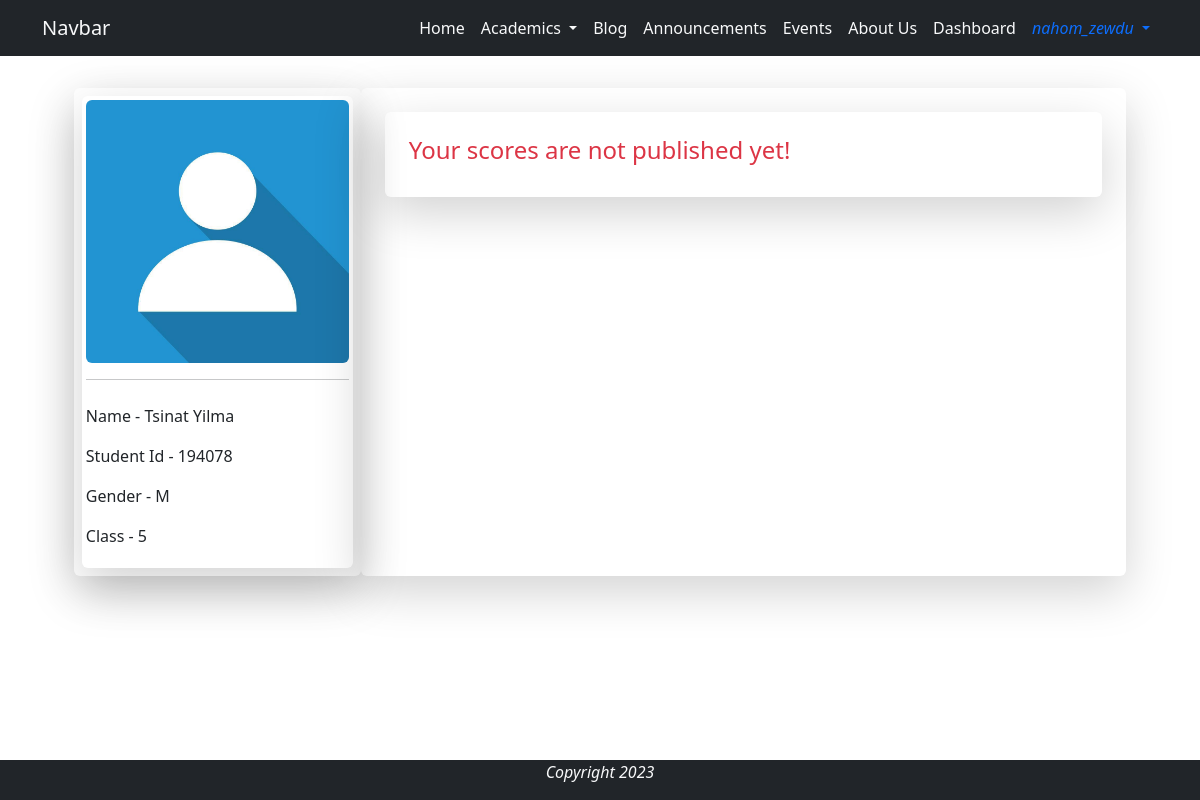
The page /student_profile/194078 (signed in) on the database as committed earlier.
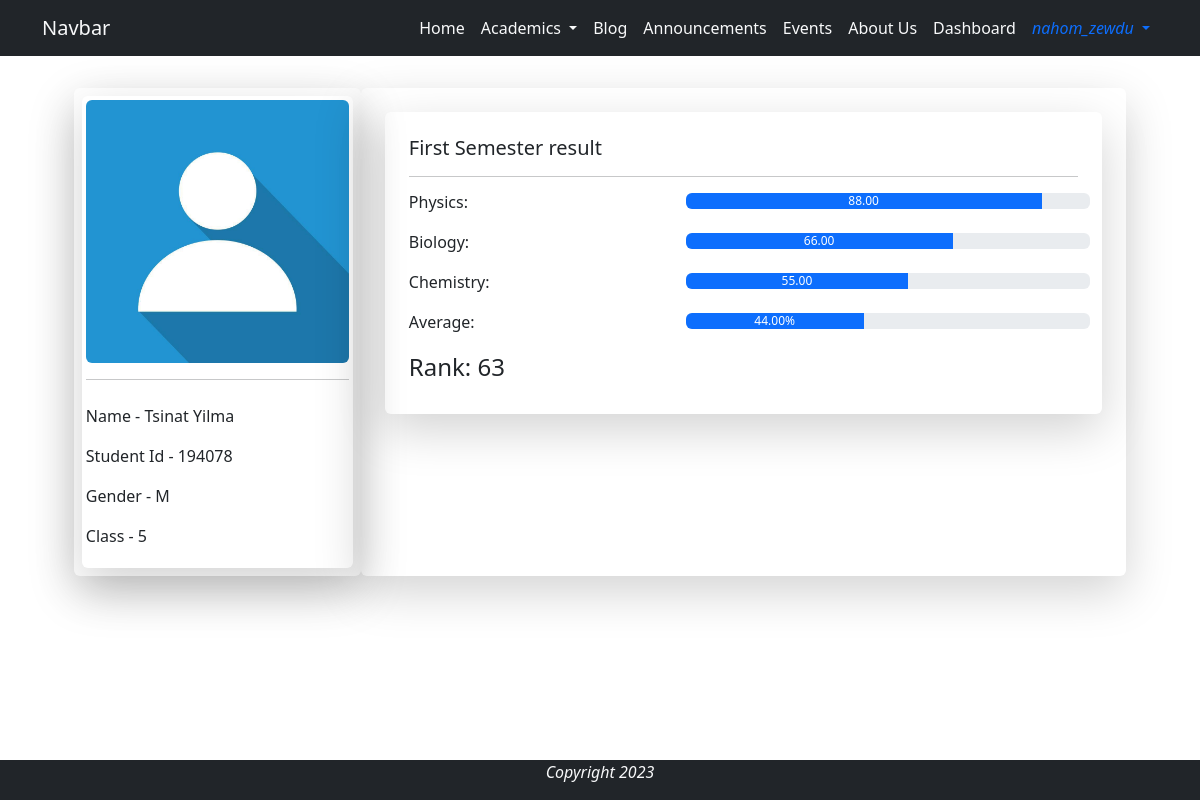
The same page on the database as committed later.
### base/models.py (models this page shows, shortened)
class Student(models.Model):
    GENDER_CHOICES = [
        ('M', 'Male'),
        ('F', 'Female')
    ]
    GRADE_CHOICES = [
        ('5', 'Grade 5'),
        ('6', 'Grade 6'),
        ('7', 'Grade 7'),
        ('8', 'Grade 8'),
        ('9', 'Grade 9'),
        ('10', 'Grade 10'),
    ]
    user = models.OneToOneField(User, on_delete=models.CASCADE, verbose_name='Student')
    name = models.CharField(max_length=44, null=True, blank=True)
    image = models.ImageField(null=True, blank=True, upload_to='profile/', default='user.jpg')
    student_id = models.CharField(max_length=6, unique=True, editable=False)
    grade = models.CharField(max_length=2, choices=GRADE_CHOICES, null=False, blank=False)
    age = models.IntegerField(null=False, blank=False)
    gender = models.CharField(max_length=6, choices=GENDER_CHOICES, null=False, blank=False)
    parent_phone = models.CharField(max_length=20, null=True, blank=True)
    @property
    def image_url(self):
        try:
            url = self.image.url
        except:
            url = ''
        return url

class Score(models.Model):
    SEMESTER_CHOICE =[
        ('First Semester', '1st'),
        ('Second Semester', '2nd')
    ]
    student = models.ForeignKey(Student, on_delete=models.CASCADE, related_name='scores')
    semester = models.CharField(max_length=30, choices=SEMESTER_CHOICE, null=False, blank=False)
    physics = models.DecimalField(max_digits=5, decimal_places=2, null=True, blank=True)
    chemistry = models.DecimalField(max_digits=5, decimal_places=2, null=True, blank=True)
    biology = models.DecimalField(max_digits=5, decimal_places=2, null=True, blank=True)
    average = models.DecimalField(max_digits=5, decimal_places=2, null=False, blank=False)
    rank = models.IntegerField(null=False, blank=False)

### base/views.py (the view)
# urls.py: path('student_profile/<str:pk>', views.student_profile, name='student_profile'),
@login_required
def student_profile(request, pk):
    student = Student.objects.get(student_id=pk)
    if not student:
        return HttpResponse("No student profile is found!")
    if request.user != student.user and not request.user.is_staff:
        return HttpResponse("You can't access this profile!")
    scores = student.scores.all()
    context = {
        'student': student,
        'scores': scores,
    }
    return render(request, 'profile/student_profile.html', context)

### base/templates/profile/student_profile.html (shortened to what this page needs)
{% extends 'base/base.html' %}
{% load static %}
{% block content %}
<div class="container text-start py-4 px-0 ">
    <div class="row p-2 justify-content-center">
        <div class="col-8 col-md-3 rounded shadow-lg p-2">
            <div class="rounded shadow-lg p-1">
                <img src="{{ student.image_url }}" alt="Student's Image" class="d-block img-fluid rounded" style="width: ;" alt="...">
                <hr>
                <div class="mt-4 text-left">
                    <p>Name - {{ student.name }}</p>
                    <p>Student Id - {{ student.student_id }}</p>
                    <p>Gender - {{ student.gender }}</p>
                    <p>Class - {{ student.grade }}</p>
                </div>
            </div>
        </div>
        <div class="col-12 col-md-8 p-4 shadow-lg rounded">
            <div class="rounded">
                {% if scores %}
                    {% for score in scores %}
                        <div class="container shadow-lg p-4 rounded mb-4">
                            <h5>{{ score.semester }} result</h5>
                            <hr>
                            {% if score.physics %}
                                <div class="row">
                                    <h6 class="col-5">Physics: </h6>
                                    <div class="progress col-7 mb-4 p-0" role="progressbar" aria-label="Example with label" aria-valuenow="{{score.physics}}" aria-valuemin="30" aria-valuemax="100">
                                        <div class="progress-bar bg-Info" style="width:{{score.physics}}%;">{{score.physics}}</div>
                                    </div>
                                </div>
                            {% endif %}
                            {% if score.biology %}
                                <div class="row">
                                    <h6 class="col-5">Biology: </h6>
                                    <div class="progress col-7 mb-4 p-0" role="progressbar" aria-label="Example with label" aria-valuenow="{{score.biology}}" aria-valuemin="30" aria-valuemax="100">
                                        <div class="progress-bar bg-Info" style="width:{{score.biology}}%;">{{score.biology}}</div>
                                    </div>
                                </div>
                            {% endif %}
                            {% if score.chemistry %}
                                <div class="row">
                                    <h6 class="col-5">Chemistry: </h6>
                                    <div class="progress col-7 mb-4 p-0" role="progressbar" aria-label="Example with label" aria-valuenow="{{score.chemistry}}" aria-valuemin="30" aria-valuemax="100">
                                        <div class="progress-bar bg-Info" style="width:{{score.chemistry}}%;">{{score.chemistry}}</div>
                                    </div>
                                </div>
                            {% endif %}
                            <div class="row">
                                <h6 class="col-5">Average: </h6>
                                <div class="progress col-7 mb-4 p-0" role="progressbar" aria-label="Example with label" aria-valuenow="{{score.average}}" aria-valuemin="30" aria-valuemax="100">
                                    <div class="progress-bar bg-Info" style="width:{{score.average}}%;">{{score.average}}%</div>
                                </div>
                            </div>
                            <h4>Rank: {{ score.rank }}</h4>
                        </div>
                    {% endfor %}
                {% else %}
                    <div class="container rounded shadow-lg p-4">
                        <h4 class="text-danger">Your scores are not published yet!</h4>
                    </div>
                {% endif %}
            </div>
        </div>
    </div>
</div>
{% endblock %}

### base/templates/base/base.html (shortened to what this page needs)
{% load static %}
<!DOCTYPE html>
<html lang="en">
<head>
    <link rel="stylesheet" href="{% static 'css/style.css' %}">
    <link rel="stylesheet" href="{% static 'css/bootstrap.min.css' %}">
</head>
<body class="d-flex flex-column min-vh-100">
    {% include 'base/navigation.html' %}
    {% block content %}
    {% endblock %}
    {% include 'base/footer.html' %}
</body>
</html>

### base/templates/base/navigation.html (shortened to what this page needs)
<nav class="navbar sticky-top navbar-expand-lg bg-dark">
    <div class="container">
        <a class="navbar-brand text-light" href="{% url 'base:home' %}">Navbar</a>
        <div class="collapse navbar-collapse justify-content-end" id="navbarNav">
            <ul class="navbar-nav">
                <li class="nav-item">
                    <a class="nav-link text-light active text-light" aria-current="page" href="{% url 'base:home' %}">Home</a>
                </li>
                <li class="nav-item dropdown">
                    <a class="nav-link dropdown-toggle text-light" href="#" role="button" data-bs-toggle="dropdown" aria-expanded="false">
                    Academics
                    </a>
                </li>
                <li class="nav-item" data-bs-toggle="tooltip"  data-bs-placement="bottom" data-bs-title="Coming Soon...">
                    <a class="nav-link text-light" href="#">Blog</a>
                </li>
                {% if user.is_authenticated %}
                    <li class="nav-item">
                        <a class="nav-link text-light" href="{% url 'announcement:announcement' %}">Announcements</a>
                    </li>
                {% endif %}
                <li class="nav-item">
                    <a class="nav-link text-light" href="#">Events</a>
                </li>
                <li class="nav-item">
                    <a class="nav-link text-light" href="#">About Us</a>
                </li>
                {% if user.is_staff %}
                <li class="nav-item">
                    <a class="nav-link text-light" href="{% url 'base:dashboard' %}">Dashboard</a>
                </li>
                {% endif %}
                {% if user.is_authenticated %}
                    <li class="nav-item dropdown">
                        <a class="nav-link text-primary dropdown-toggle" href="#" role="button" data-bs-toggle="dropdown" aria-expanded="false">
                            <i class="fa fa-user" aria-hidden="true"> {{user.username}} </i>
                        </a>
                    </li>
                {% endif %}
            </ul>
        </div>
    </div>
</nav>

### base/templates/base/footer.html
<footer class="mt-auto bg-dark text-light bg-secondary ">
    <div class="container">
      <p class="text-center">
        <i>Copyright 2023</i>
      </p>
    </div>
</footer>

### base/static/css/style.css (style rules this page uses)
.navbar-nav .nav-link { transition: 1s; }

Rows that differ between the two databases and show on the page:
added Score: semester "First Semester", physics "88.00", biology "66.00", chemistry "55.00", average "44.00", rank "63"
Other text that changed with them:
text no longer shown: "Your scores are not published yet!"
